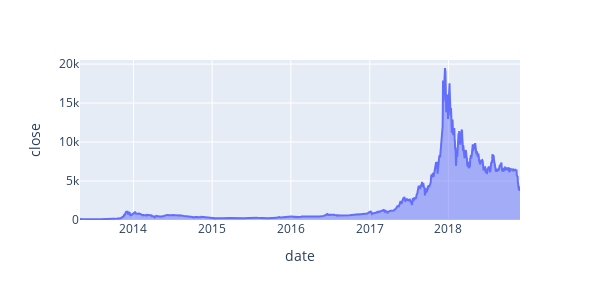

The code cell stored with this chart in its notebook:
### Code cell
fig = px.area(bitcoin, x="date", y='close')
fig.update_layout(height=300, width=600)
fig.show()

### Figure 1 — Plotly figure (JSON) as saved in the notebook; plotly's stock layout.template omitted (floating-point values rounded to 4 significant figures; data arrays with more than 128 entries replaced by an {"elided": "..."} marker saying what was removed)
{"data": [{"hovertemplate": "date=%{x}<br>close=%{y}<extra></extra>", "legendgroup": "", "line": {"color": "#636efa"}, "marker": {"symbol": "circle"}, "mode": "lines", "name": "", "orientation": "v", "showlegend": false, "stackgroup": "1", "type": "scatter", "x": {"elided": "2042 str values"}, "xaxis": "x", "y": {"elided": "2042 float values"}, "yaxis": "y"}], "layout": {"height": 300, "legend": {"tracegroupgap": 0}, "margin": {"t": 60}, "width": 600, "xaxis": {"anchor": "y", "domain": [0, 1], "title": {"text": "date"}}, "yaxis": {"anchor": "x", "domain": [0, 1], "title": {"text": "close"}}}}
